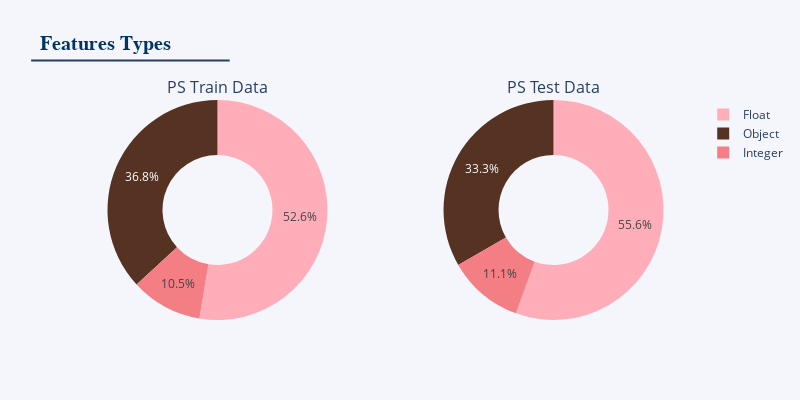

Notebook cell for this chart:
### Code cell
fig = make_subplots(rows=1, cols=2, specs=[[ {'type':'pie'}, {'type':'pie'}]], 
                    subplot_titles=("PS Train Data","PS Test Data"))
# fig.add_trace(go.Pie(labels=['Float', 'Integer', 'Object'], values=[len(org_float), 
#             len(org_int), len(org_object)]),row=1, col=1)
fig.add_trace(go.Pie(labels=['Float', 'Integer', 'Object'], values=[len(train_float), 
            len(train_int), len(train_object)]),row=1, col=1)
fig.add_trace(go.Pie(labels=['Float', 'Integer', 'Object'], values=[len(test_float), 
            len(test_int), len(test_object)]),row=1, col=2)
fig.update_traces(marker = dict(colors =["#FEADB9","#F37E83","#563223"]),hole=0.5)
fig.update_layout(height = 400, width = 800, bargap = 0.1, xaxis = dict(tickmode ='linear'),
                  title_text ="<b>Features Types</b>",paper_bgcolor ="#F4F6FB",
                  plot_bgcolor ="#F4F6FB",
                  title_font = dict(size = 20, family ='Verdana', color ='#003566'),
                  hoverlabel = dict(font_size = 13))
fig.update_layout(shapes = [dict(type ="line", xref ='paper', yref ='paper',
                                 x0 = -0.08, y0 = 1.18, x1 = 0.245, y1 = 1.18)])
fig.show()

### Figure 1 — Plotly figure (JSON) as saved in the notebook; plotly's stock layout.template omitted (floating-point values rounded to 4 significant figures)
{"data": [{"domain": {"x": [0, 0.45], "y": [0, 1]}, "hole": 0.5, "labels": ["Float", "Integer", "Object"], "marker": {"colors": ["#FEADB9", "#F37E83", "#563223"]}, "type": "pie", "values": [10, 2, 7]}, {"domain": {"x": [0.55, 1], "y": [0, 1]}, "hole": 0.5, "labels": ["Float", "Integer", "Object"], "marker": {"colors": ["#FEADB9", "#F37E83", "#563223"]}, "type": "pie", "values": [10, 2, 6]}], "layout": {"annotations": [{"font": {"size": 16}, "showarrow": false, "text": "PS Train Data", "x": 0.225, "xanchor": "center", "xref": "paper", "y": 1, "yanchor": "bottom", "yref": "paper"}, {"font": {"size": 16}, "showarrow": false, "text": "PS Test Data", "x": 0.775, "xanchor": "center", "xref": "paper", "y": 1, "yanchor": "bottom", "yref": "paper"}], "bargap": 0.1, "height": 400, "hoverlabel": {"font": {"size": 13}}, "paper_bgcolor": "#F4F6FB", "plot_bgcolor": "#F4F6FB", "shapes": [{"type": "line", "x0": -0.08, "x1": 0.245, "xref": "paper", "y0": 1.18, "y1": 1.18, "yref": "paper"}], "title": {"font": {"color": "#003566", "family": "Verdana", "size": 20}, "text": "<b>Features Types</b>"}, "width": 800, "xaxis": {"tickmode": "linear"}}}
